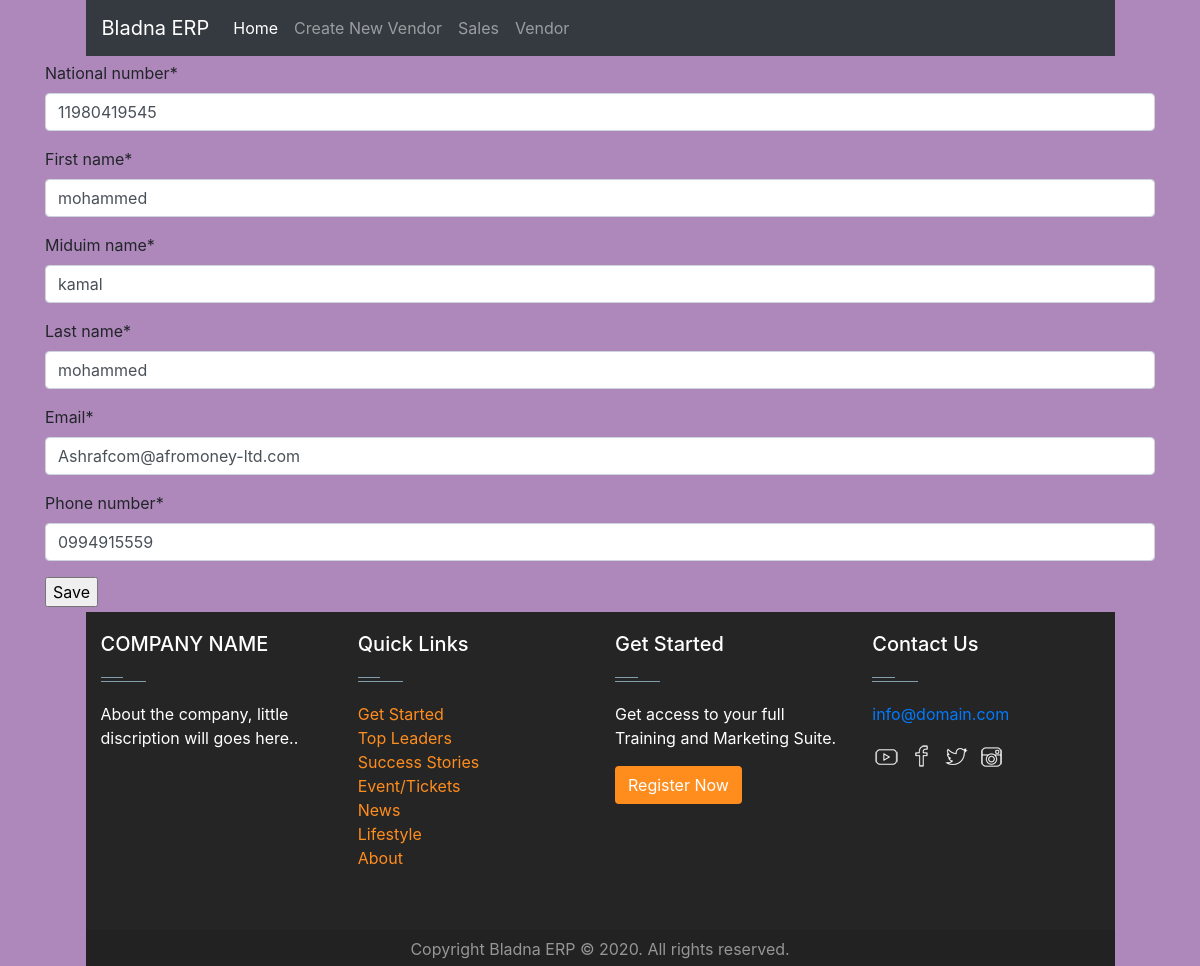
/Vendor/update/3, run on the app's committed database.
### Customers/models.py (models this page shows, shortened)
class Customer(models.Model):
    fname   = models.CharField("First name", max_length=50)
    minName = models.CharField("Miduim name", max_length=50)
    lname   = models.CharField("Last name", max_length=50)
    email   = models.EmailField("Email", max_length=254)
    phone   = models.CharField("phone number", max_length=50)
    nationalno = models.CharField("national number", max_length=50)
    class Meta:
        verbose_name = "Customer"
        verbose_name_plural = "Customers"

### Vendors/views.py (the view)
# urls.py: path('Vendor/update/<int:pk>', VendorUpdate.as_view(), name='Vendor-update'),
class VendorUpdate(UpdateView):
    model = Vendor
    fields=['nationalno','fname','minName','lname','email','phone']
    success_url = reverse_lazy('Vendor-list')

### templates/Vendors/vendor_form.html
{% extends 'Base/base.html' %}
{% load crispy_forms_tags %}
  {% block  navbartitle %}
  <li class="nav-item active">
      <a class="nav-link" href="{% url 'home' %}">Home <span class="sr-only">(current)</span></a>
  </li>
  <li class="nav-item">
    <a class="nav-link" href="{% url 'Vendor-create' %}">Create New Vendor</a>
  </li>
  <li class="nav-item">
    <a class="nav-link" href="{% url 'sale-index' %}">Sales</a>
  </li>
  <li class="nav-item">
    <a class="nav-link" href="{% url 'Vendor-list' %}">Vendor</a>
</li>
{% endblock   %}
{% block blockname %}
<form method="post">{% csrf_token %}
    {{ form|crispy }}
    <input type="submit" value="Save">
</form>
{% endblock %}

### static/css/style.css (style rules this page uses)
body { background-color: rgb(175, 136, 187); }

### data on the page
Customer: nationalno "11980419545", fname "mohammed", minName "kamal", lname "mohammed", email "Ashrafcom@afromoney-ltd.com", phone "0994915559"
